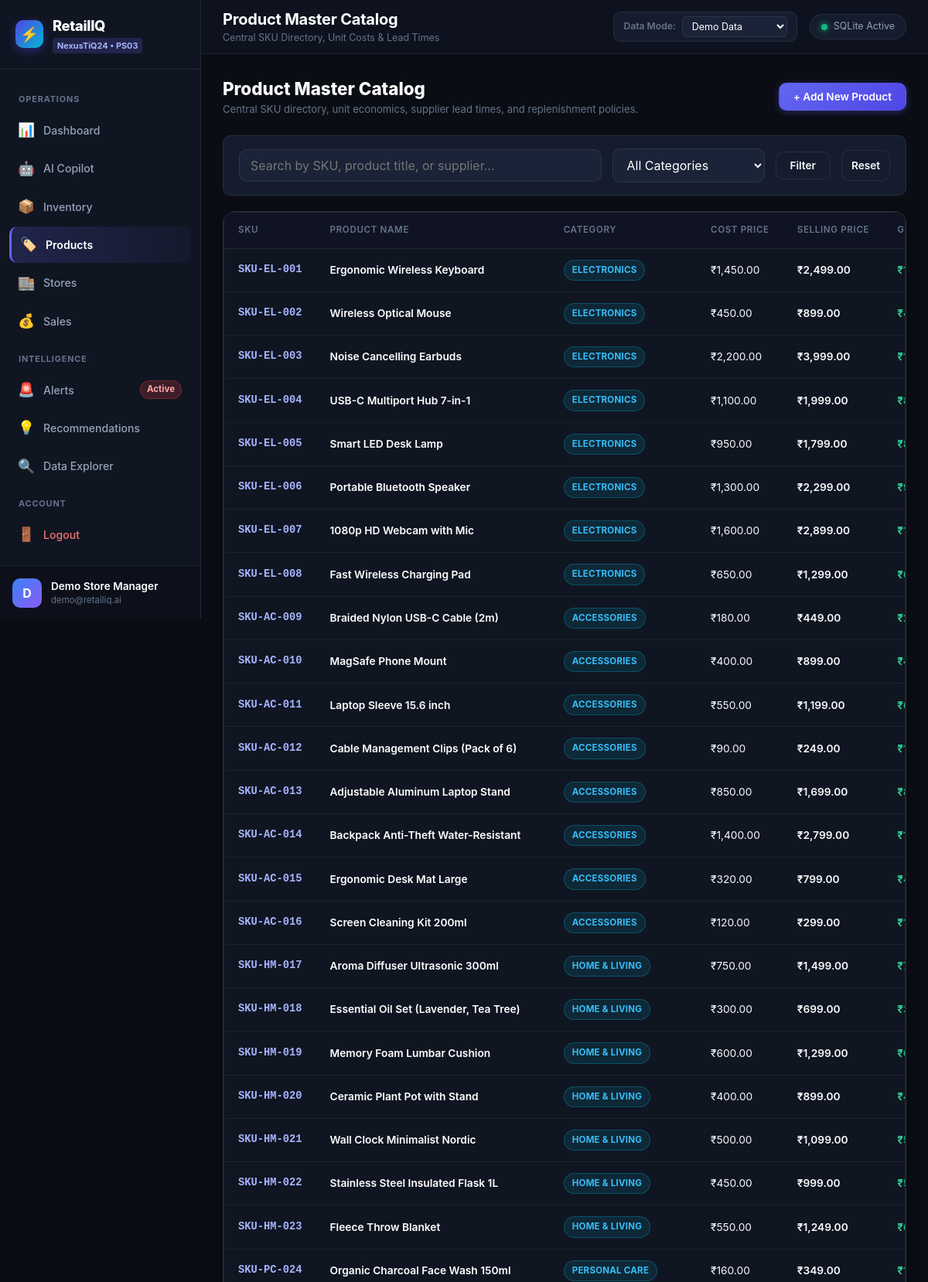
Screenshot of /products (signed in, upper part) with the database file from the repository.
### tables this page shows
CREATE TABLE users (
            user_id INTEGER PRIMARY KEY AUTOINCREMENT,
            full_name TEXT NOT NULL,
            email TEXT UNIQUE NOT NULL,
            password_hash TEXT NOT NULL,
            business_name TEXT,
            created_at TEXT NOT NULL
        );

CREATE TABLE products (
            product_id INTEGER PRIMARY KEY AUTOINCREMENT,
            sku TEXT UNIQUE NOT NULL,
            name TEXT NOT NULL,
            category_id INTEGER NOT NULL,
            cost_price REAL NOT NULL,
            selling_price REAL NOT NULL,
            supplier_name TEXT NOT NULL,
            lead_time_days INTEGER NOT NULL,
            min_reorder_qty INTEGER NOT NULL, is_demo INTEGER DEFAULT 1, user_id INTEGER,
            FOREIGN KEY (category_id) REFERENCES categories(category_id)
        );

### app.py (the view)
@app.route("/products")
@login_required
def products_page():
    category_id = request.args.get("category_id", type=int)
    search = request.args.get("search", type=str)
    data_mode = request.args.get("data_mode", default="demo", type=str)
    data = DashboardService.get_products_page_data(
        category_id=category_id,
        search=search,
        data_mode=data_mode
    )
    return render_template(
        "products.html",
        active_page="products",
        page_heading="Product Master Catalog",
        page_subheading="Central SKU Directory, Unit Costs & Lead Times",
        current_user=get_current_user(),
        current_mode=data_mode,
        products=data["products"],
        categories=data["categories"],
        selected_category=category_id,
        search=search
    )

### app.py (called while the page is built)
@app.before_request
def ensure_initialized():
    if not hasattr(app, "_db_ready"):
        init_db()
        seed_database(force=False)
        AuthService.ensure_demo_user()
        app._db_ready = True

def login_required(f):
    @wraps(f)
    def decorated_function(*args, **kwargs):
        if "user_id" not in session:
            if request.path.startswith("/api/"):
                return jsonify({"success": False, "error": "Authentication required."}), 401
            flash("Please sign in to access this page.", "warning")
            return redirect(url_for("login_page"))
        return f(*args, **kwargs)
    return decorated_function

def get_current_user():
    if "user_id" in session:
        return AuthService.get_user_by_id(session["user_id"])
    return None

### src/database.py (called while the page is built)
def get_connection() -> sqlite3.Connection:
    DATA_DIR.mkdir(parents=True, exist_ok=True)
    conn = sqlite3.connect(str(DATABASE_PATH), timeout=30.0)
    conn.row_factory = sqlite3.Row
    conn.execute("PRAGMA foreign_keys = ON;")
    conn.execute("PRAGMA journal_mode = WAL;")
    conn.execute("PRAGMA synchronous = NORMAL;")
    return conn

def fetch_all(query: str, params: tuple = ()) -> List[Dict[str, Any]]:
    with get_connection() as conn:
        cursor = conn.cursor()
        cursor.execute(query, params)
        rows = cursor.fetchall()
        return [dict(row) for row in rows]

def fetch_one(query: str, params: tuple = ()) -> Optional[Dict[str, Any]]:
    with get_connection() as conn:
        cursor = conn.cursor()
        cursor.execute(query, params)
        row = cursor.fetchone()
        return dict(row) if row else None

### src/services/auth_service.py (called while the page is built)
    @staticmethod
    def get_user_by_id(user_id: int) -> Optional[Dict[str, Any]]:
        return fetch_one("SELECT user_id, full_name, email, business_name, created_at FROM users WHERE user_id = ?;", (user_id,))

### templates/products.html (shortened to what this page needs)
{% extends "base.html" %}
{% block content %}
<div style="display: flex; justify-content: space-between; align-items: center; margin-bottom: 24px; flex-wrap: wrap; gap: 12px;">
  <div>
    <h2 style="font-size: 1.4rem; font-weight: 800; color: #ffffff;">Product Master Catalog</h2>
    <p style="font-size: 0.82rem; color: var(--text-muted);">
      Central SKU directory, unit economics, supplier lead times, and replenishment policies.
    </p>
  </div>
  <button class="btn btn-primary" onclick="openModal('addProductModal')" id="btnOpenAddProduct">
    <span>+ Add New Product</span>
  </button>
</div>
<form method="GET" action="/products" class="filter-bar" id="productsFilterForm">
  <div style="flex: 1; min-width: 220px;">
    <input
      type="text"
      name="search"
      class="form-control"
      placeholder="Search by SKU, product title, or supplier..."
      value="{{ search or '' }}"
    >
  </div>
  <div style="min-width: 180px;">
    <select name="category_id" class="form-select" onchange="document.getElementById('productsFilterForm').submit()">
      <option value="">All Categories</option>
    </select>
  </div>
  <button type="submit" class="btn btn-secondary">Filter</button>
  <a href="/products" class="btn btn-secondary" style="padding: 9px 12px;">Reset</a>
</form>
<div class="card" style="padding: 0; overflow: hidden;">
  <div class="table-responsive">
    <table class="data-table" id="productsTable">
      <thead>
        <tr>
          <th>SKU</th>
          <th>Product Name</th>
          <th>Category</th>
          <th>Cost Price</th>
          <th>Selling Price</th>
          <th>Gross Margin</th>
        </tr>
      </thead>
      <tbody>
        {% for p in products %}
        <tr>
          <td style="font-family: var(--font-mono); font-weight: 600; color: #a5b4fc;">{{ p.sku }}</td>
          <td style="font-weight: 600; color: #ffffff;">{{ p.name }}</td>
          <td><span class="badge badge-info">{{ p.category_name }}</span></td>
          <td>₹{{ "{:,.2f}".format(p.cost_price) }}</td>
          <td style="font-weight: 600;">₹{{ "{:,.2f}".format(p.selling_price) }}</td>
          <td>
            <span style="color: #34d399; font-weight: 600;">
              ₹{{ "{:,.2f}".format(p.margin_amount) }} ({{ p.margin_pct }}%)
            </span>
          </td>
        </tr>
        {% else %}
        <tr>
          <td colspan="10" style="text-align: center; color: var(--text-muted); padding: 32px;">
            No products found matching the criteria.
          </td>
        </tr>
        {% endfor %}
      </tbody>
    </table>
  </div>
</div>
{% endblock %}

### templates/base.html (shortened to what this page needs)
<!DOCTYPE html>
<html lang="en">
<head>
  <link rel="stylesheet" href="/static/css/style.css">
</head>
<body>
  <div class="app-layout">
    <aside class="sidebar" id="appSidebar">
      <div class="sidebar-header">
        <div class="brand-logo">
          <div class="brand-icon">⚡</div>
          <div class="brand-text">
            <span class="brand-name">RetailIQ</span>
            <span class="brand-badge">NexusTiQ24 • PS03</span>
          </div>
        </div>
      </div>
      <nav class="sidebar-nav">
        <div class="nav-section-label">OPERATIONS</div>
        <a href="/dashboard" class="nav-item {% if active_page == 'dashboard' %}active{% endif %}" id="nav-dashboard">
          <span class="nav-icon">📊</span>
          <span class="nav-label">Dashboard</span>
        </a>
        <a href="/copilot" class="nav-item {% if active_page == 'copilot' %}active{% endif %}" id="nav-copilot">
          <span class="nav-icon">🤖</span>
          <span class="nav-label">AI Copilot</span>
        </a>
        <a href="/inventory" class="nav-item {% if active_page == 'inventory' %}active{% endif %}" id="nav-inventory">
          <span class="nav-icon">📦</span>
          <span class="nav-label">Inventory</span>
        </a>
        <a href="/products" class="nav-item {% if active_page == 'products' %}active{% endif %}" id="nav-products">
          <span class="nav-icon">🏷️</span>
          <span class="nav-label">Products</span>
        </a>
        <a href="/stores" class="nav-item {% if active_page == 'stores' %}active{% endif %}" id="nav-stores">
          <span class="nav-icon">🏬</span>
          <span class="nav-label">Stores</span>
        </a>
        <a href="/sales" class="nav-item {% if active_page == 'sales' %}active{% endif %}" id="nav-sales">
          <span class="nav-icon">💰</span>
          <span class="nav-label">Sales</span>
        </a>
        <div class="nav-section-label">INTELLIGENCE</div>
        <a href="/alerts" class="nav-item {% if active_page == 'alerts' %}active{% endif %}" id="nav-alerts">
          <span class="nav-icon">🚨</span>
          <span class="nav-label">Alerts</span>
          <span class="nav-badge" id="nav-alert-count">Active</span>
        </a>
        <a href="/recommendations" class="nav-item {% if active_page == 'recommendations' %}active{% endif %}" id="nav-recommendations">
          <span class="nav-icon">💡</span>
          <span class="nav-label">Recommendations</span>
        </a>
        <a href="/data-explorer" class="nav-item {% if active_page == 'data-explorer' %}active{% endif %}" id="nav-explorer">
          <span class="nav-icon">🔍</span>
          <span class="nav-label">Data Explorer</span>
        </a>
        <div class="nav-section-label">ACCOUNT</div>
        <a href="/logout" class="nav-item nav-item-logout" id="nav-logout">
          <span class="nav-icon">🚪</span>
          <span class="nav-label">Logout</span>
        </a>
      </nav>
      <div class="sidebar-footer">
        <div class="user-profile">
          <div class="user-avatar">{{ (current_user.full_name[0] if current_user and current_user.full_name else 'M') | upper }}</div>
          <div class="user-info">
            <div class="user-name">{{ current_user.full_name if current_user else 'Store Manager' }}</div>
            <div class="user-role">{{ current_user.email if current_user else 'manager@retailiq.internal' }}</div>
          </div>
        </div>
      </div>
    </aside>
    <div class="main-wrapper">
      <header class="topbar">
        <div class="topbar-left">
          <div class="page-title-area">
            <h1 class="page-title">{{ page_heading or 'RetailIQ' }}</h1>
            <span class="page-subtitle">{{ page_subheading or 'Sales & Inventory Copilot' }}</span>
          </div>
        </div>
        <div class="topbar-right">
          <div class="data-mode-toggle">
            <label for="globalDataMode" class="mode-label">Data Mode:</label>
            <select id="globalDataMode" class="form-select-sm" onchange="changeDataMode(this.value)">
              <option value="demo" {% if current_mode == 'demo' %}selected{% endif %}>Demo Data</option>
            </select>
          </div>
          <div class="system-status-indicator">
            <span class="status-dot"></span>
            <span class="status-text">SQLite Active</span>
          </div>
        </div>
      </header>
      <main class="main-content">
        <div class="content-container">
          {% block content %}{% endblock %}
        </div>
      </main>
    </div>
  </div>
</body>
</html>

### rows the page displays
users: full_name "D", full_name "Demo Store Manager", email "demo@retailiq.ai"
products: sku "SKU-EL-001", name "Ergonomic Wireless Keyboard", category_name "ELECTRONICS", cost_price "1,450.00", selling_price "2,499.00"
products: sku "SKU-EL-002", name "Wireless Optical Mouse", category_name "ELECTRONICS", cost_price "450.00", selling_price "899.00"
products: sku "SKU-EL-003", name "Noise Cancelling Earbuds", category_name "ELECTRONICS", cost_price "2,200.00", selling_price "3,999.00"
products: sku "SKU-EL-004", name "USB-C Multiport Hub 7-in-1", category_name "ELECTRONICS", cost_price "1,100.00", selling_price "1,999.00"
products: sku "SKU-EL-005", name "Smart LED Desk Lamp", category_name "ELECTRONICS", cost_price "950.00", selling_price "1,799.00"
products: sku "SKU-EL-006", name "Portable Bluetooth Speaker", category_name "ELECTRONICS", cost_price "1,300.00", selling_price "2,299.00"
products: sku "SKU-EL-007", name "1080p HD Webcam with Mic", category_name "ELECTRONICS", cost_price "1,600.00", selling_price "2,899.00"
products: sku "SKU-EL-008", name "Fast Wireless Charging Pad", category_name "ELECTRONICS", cost_price "650.00", selling_price "1,299.00"
products: sku "SKU-AC-009", name "Braided Nylon USB-C Cable (2m)", category_name "ACCESSORIES", cost_price "180.00", selling_price "449.00"
products: sku "SKU-AC-010", name "MagSafe Phone Mount", category_name "ACCESSORIES", cost_price "400.00", selling_price "899.00"
products: sku "SKU-AC-011", name "Laptop Sleeve 15.6 inch", category_name "ACCESSORIES", cost_price "550.00", selling_price "1,199.00"
products: sku "SKU-AC-012", name "Cable Management Clips (Pack of 6)", category_name "ACCESSORIES", cost_price "90.00", selling_price "249.00"
products: sku "SKU-AC-013", name "Adjustable Aluminum Laptop Stand", category_name "ACCESSORIES", cost_price "850.00", selling_price "1,699.00"
products: sku "SKU-AC-014", name "Backpack Anti-Theft Water-Resistant", category_name "ACCESSORIES", cost_price "1,400.00", selling_price "2,799.00"
products: sku "SKU-AC-015", name "Ergonomic Desk Mat Large", category_name "ACCESSORIES", cost_price "320.00", selling_price "799.00"
products: sku "SKU-AC-016", name "Screen Cleaning Kit 200ml", category_name "ACCESSORIES", cost_price "120.00", selling_price "299.00"
products: sku "SKU-HM-017", name "Aroma Diffuser Ultrasonic 300ml", category_name "HOME & LIVING", cost_price "750.00", selling_price "1,499.00"
products: sku "SKU-HM-018", name "Essential Oil Set (Lavender, Tea Tree)", category_name "HOME & LIVING", cost_price "300.00", selling_price "699.00"
products: sku "SKU-HM-019", name "Memory Foam Lumbar Cushion", category_name "HOME & LIVING", cost_price "600.00", selling_price "1,299.00"
products: sku "SKU-HM-020", name "Ceramic Plant Pot with Stand", category_name "HOME & LIVING", cost_price "400.00", selling_price "899.00"
products: sku "SKU-HM-021", name "Wall Clock Minimalist Nordic", category_name "HOME & LIVING", cost_price "500.00", selling_price "1,099.00"
products: sku "SKU-HM-022", name "Stainless Steel Insulated Flask 1L", category_name "HOME & LIVING", cost_price "450.00", selling_price "999.00"
products: sku "SKU-HM-023", name "Fleece Throw Blanket", category_name "HOME & LIVING", cost_price "550.00", selling_price "1,249.00"
products: sku "SKU-PC-024", name "Organic Charcoal Face Wash 150ml", category_name "PERSONAL CARE", cost_price "160.00", selling_price "349.00"

### other values shown
{{ page_heading or 'RetailIQ' }} "Product Master Catalog"
{{ page_subheading or 'Sales & Inventory Copilot' }} "Central SKU Directory, Unit Costs & Lead Times"
